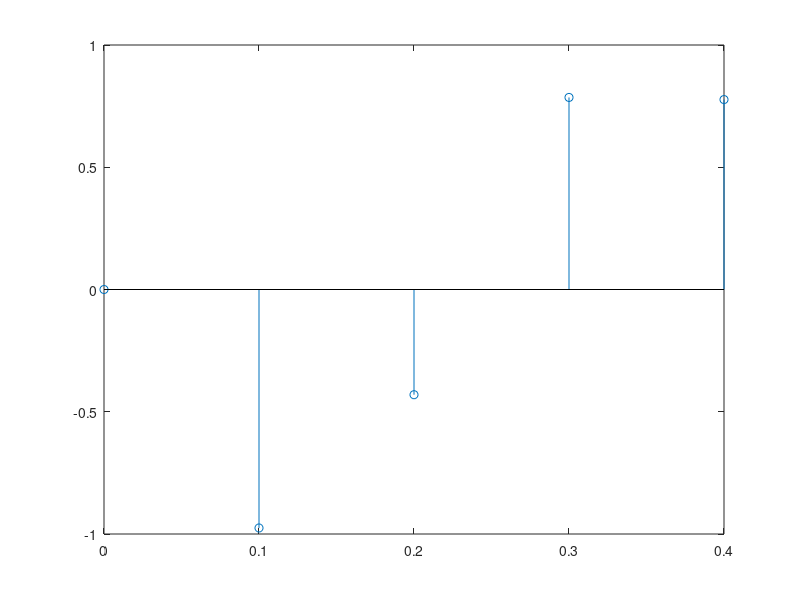

The MATLAB script that drew this image:
% DSP Chain Signal illustrations
% http://www.gaussianwaves.com/2014/07/how-to-plot-fft-using-matlab-fft-of-basic-signals-sine-and-cosine-waves/

%% Noisy Sine, Analog, Much noise

clear all;close all;clc;
f = 10;
overSample = 1000;
fs = overSample * f;
phase = 1/4*pi;
nCycl = 4;
t = 0:1/fs:nCycl*1/f;
y = sin(2*pi*f*t*phase);
noiseAmplitude = 1.5;
noisy_y = y + noiseAmplitude * randn(1, length(y));
% noisy_y = y;
% plot(t,noisy_y);

% plotFile = 'noisySine.csv';
% fh = fopen(plotFile,'w'); 
% if fh ~= -1
%     fprintf(fh, '%s,%s\n', 't', 'y');
%     fclose(fh);
% end
% dlmwrite(...
%     plotFile,...
%     [t', noisy_y'],...
%     '-append',...
%     'delimiter', ',',...
%     'newline', 'unix'...
% );


%% Lower noise
clear all;close all;clc;
f = 10;
overSample = 100;
fs = overSample * f;
phase = 1/4*pi;
nCycl = 4;
t = 0:1/fs:nCycl*1/f;
y = sin(2*pi*f*t*phase);
noiseAmplitude = 1.5;
noisy_y = y + noiseAmplitude * randn(1, length(y));
plot(t,noisy_y);

%% Denoised Sine, Analog
plot(t,y);
plotFile = 'smoothSine.csv';
fh = fopen(plotFile,'w'); 
if fh ~= -1
    fprintf(fh, '%s,%s\n', 't', 'y');
    fclose(fh);
end
dlmwrite(...
    plotFile,...
    [t', y'],...
    '-append',...
    'delimiter', ',',...
    'newline', 'unix'...
);

%% Sampled Sine
y_sampled = y(1:100:length(y));
sample_times = t(1:100:length(t));
stem(sample_times,y_sampled);
plotFile = 'sampledSine.csv';
fh = fopen(plotFile,'w'); 
if fh ~= -1
    fprintf(fh, '%s,%s\n', 't', 'y');
    fclose(fh);
end
dlmwrite(...
    plotFile,...
    [sample_times', y_sampled'],...
    '-append',...
    'delimiter', ',',...
    'newline', 'unix'...
);

%% Spectrum of Noisy Signal (exaggerated)
% detr_noisy_y = detrend(noisy_y,0);
% ydft = fft(detr_noisy_y);
% freq = 0:fs/length(noisy_y):fs/2;
% ydft = ydft(1:length(ydft)/2+1);
% plot(freq,abs(ydft));

% NFFT = 2^10;
% ydft = fftshift(fft(noisy_y,NFFT));
% freq = (-NFFT/2:NFFT/2-1)/NFFT;
% plot(freq,abs(ydft));

% plot(1:1000,ones(1000))
plotFile = 'spectrumFlat.csv';
fh = fopen(plotFile,'w'); 
if fh ~= -1
    fprintf(fh, '%s,%s\n', 't', 'y');
    fclose(fh);
end
dlmwrite(...
    plotFile,...
    [(1:100)', ones(100,1)],...
    '-append',...
    'delimiter', ',',...
    'newline', 'unix'...
);

%% Spectrum of denoised signal (exaggerated)
passband = ones(400,1)';
transitionband = 1:-0.01:0;
stopband = zeros(499,1)';
spectrum = [passband, transitionband, stopband];
% plot(1:1000,spectrum);

plotFile = 'spectrumLP.csv';
fh = fopen(plotFile,'w'); 
if fh ~= -1
    fprintf(fh, '%s,%s\n', 't', 'y');
    fclose(fh);
end
dlmwrite(...
    plotFile,...
    [(1:length(spectrum))', spectrum'],...
    '-append',...
    'delimiter', ',',...
    'newline', 'unix'...
);

%% Spectrum of denoised and sampled signal (exaggerated)
passband = ones(400,1)';
transitionband_down = 1:-0.01:0;
transitionband_up   = fliplr(transitionband_down);
spectrum = [passband, transitionband_down, transitionband_up, passband];
spectrum = [spectrum, fliplr(spectrum)];
% plot(spectrum);
plotFile = 'spectrumSampled.csv';
fh = fopen(plotFile,'w'); 
if fh ~= -1
    fprintf(fh, '%s,%s\n', 't', 'y');
    fclose(fh);
end
dlmwrite(...
    plotFile,...
    [(1:length(spectrum))', spectrum'],...
    '-append',...
    'delimiter', ',',...
    'newline', 'unix'...
);

%% Read noisySine.csv
noisy_sine_t = csvread('noisySine.csv',1,0);
spectrum = fft(noisy_sine_t(:,2))./length(noisy_sine_t(:,2));
spectrum = spectrum(1:(length(spectrum)-1)/2)*2;
spectrum = spectrum(1:100);
% stem(abs(spectrum(1:100)))
plotFile = 'noisySineFFT.csv';
f = 0:1:length(spectrum)-1;
fh = fopen(plotFile,'w'); 
if fh ~= -1
    fprintf(fh, '%s,%s\n', 'f', 'y');
    fclose(fh);
end
dlmwrite(...
    plotFile,...
    [f' abs(spectrum)],...
    '-append',...
    'delimiter', ',',...
    'newline', 'unix'...
);

%% Sine
f = 10;
overSample = 1000;
fs = overSample * f;
phase = 1/4*pi;
nCycl = 4;
t = 0:1/fs:nCycl*1/f;
y = sin(2*pi*f*t*phase);
spectrum = fft(y)./length(y);
spectrum = spectrum(1:(length(spectrum)-1)/2)*2;
spectrum = spectrum(1:100);
% stem(abs(spectrum(1:100)));
plotFile = 'sineFFT.csv';
f = 0:1:length(spectrum)-1;
fh = fopen(plotFile,'w'); 
if fh ~= -1
    fprintf(fh, '%s,%s\n', 'f', 'y');
    fclose(fh);
end
dlmwrite(...
    plotFile,...
    [f' abs(spectrum)'],...
    '-append',...
    'delimiter', ',',...
    'newline', 'unix'...
);
plotFile = 'sine.csv';
f = 0:1:length(spectrum)-1;
fh = fopen(plotFile,'w'); 
if fh ~= -1
    fprintf(fh, '%s,%s\n', 't', 'y');
    fclose(fh);
end
dlmwrite(...
    plotFile,...
    [t' y'],...
    '-append',...
    'delimiter', ',',...
    'newline', 'unix'...
);